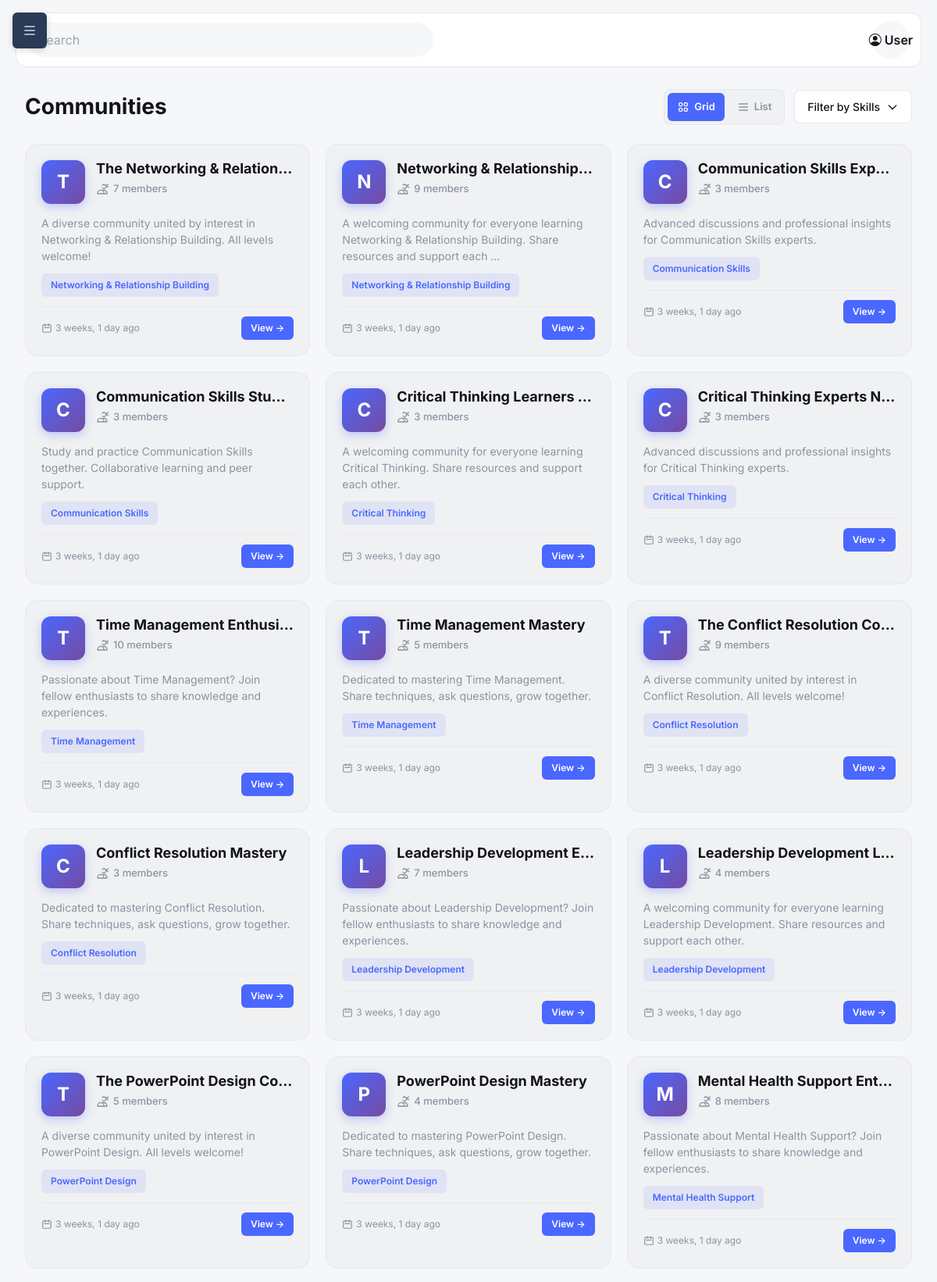
The page /communities/ (upper part) on the database its author committed.
### communities/models.py (models this page shows, shortened)
class Community(models.Model):
    name = models.CharField(max_length=140)
    skill = models.ForeignKey(Skill, on_delete=models.CASCADE)
    description = models.TextField(blank=True)
    members = models.ManyToManyField(settings.AUTH_USER_MODEL, related_name='communities', blank=True)
    created_at = models.DateTimeField(auto_now_add=True, null=True, blank=True)
    updated_at = models.DateTimeField(auto_now=True, null=True, blank=True)
    creator = models.ForeignKey(settings.AUTH_USER_MODEL, on_delete=models.SET_NULL, null=True, blank=True, related_name='created_communities')
    is_approved = models.BooleanField(default=True)  # For admin approval system
    class Meta:
        verbose_name_plural = 'Communities'
        ordering = ['-created_at']

### skills/models.py (models this page shows, shortened)
class Skill(models.Model):
    name = models.CharField(max_length=120, unique=True)
    description = models.TextField(blank=True)

### communities/views.py (the view)
# urls.py: path('', views.communities_page, name='communities'),
def communities_page(request):
    skill_param = request.GET.get('skill', '')
    filter_type = request.GET.get('filter', 'all')  # 'all' or 'my'
    selected_skills = []
    if skill_param and skill_param != 'all':
        selected_skills = [s.strip() for s in skill_param.split(',') if s.strip()]
    communities = Community.objects.filter(
        is_approved=True
    ).select_related(
        'skill', 'creator'
    ).prefetch_related(
        'members'
    )
    if selected_skills:
        communities = communities.filter(skill__id__in=selected_skills)
    if filter_type == 'my' and request.user.is_authenticated:
        communities = communities.filter(members=request.user)
    communities = communities.order_by('-created_at')
    skills = Skill.objects.all().order_by('name')
    return render(request, 'communities/communities.html', {
        'communities': communities,
        'skills': skills,
        'selected_skills': selected_skills,
        'filter_type': filter_type,
    })

### communities/templates/communities/communities.html (shortened to what this page needs)
{% extends 'base.html' %}
{% block content %}
<div class="communities-header">
    <h2>Communities</h2>
    <div class="header-actions">
        <div class="layout-toggle">
            <button type="button" id="gridBtn" class="layout-btn active">
                Grid
            </button>
            <button type="button" id="listBtn" class="layout-btn">
                <svg fill="none" stroke="currentColor" viewBox="0 0 24 24">
                    <path stroke-linecap="round" stroke-linejoin="round" stroke-width="2" d="M4 6h16M4 12h16M4 18h16"></path>
                </svg>
                List
            </button>
        </div>
        <form method="get" id="filterForm" style="display: flex; gap: 12px; align-items: center;">
            <div class="skill-filter-wrapper">
                <button type="button" id="skillFilterButton" class="skill-filter-button">
                    <span>Filter by Skills</span>
                    <svg fill="none" stroke="currentColor" viewBox="0 0 24 24">
                        <path stroke-linecap="round" stroke-linejoin="round" stroke-width="2" d="M19 9l-7 7-7-7"></path>
                    </svg>
                </button>
            </div>
        </form>
    </div>
</div>
{% if communities %}
    <div id="communitiesContainer" class="communities-grid layout-grid">
        {% for c in communities %}
        <a href="{% url 'communities:community_detail' c.pk %}" class="community-card">
            <div class="community-header">
                <div class="community-avatar">
                    {{ c.name|first|upper }}
                </div>
                <div class="community-info">
                    <h3 class="community-name">{{ c.name }}</h3>
                    <div class="community-members">
                        <svg fill="none" stroke="currentColor" viewBox="0 0 24 24">
                            <path stroke-linecap="round" stroke-linejoin="round" stroke-width="2" d="M12 4.354a4 4 0 110 5.292M15 21H3v-1a6 6 0 0112 0v1zm0 0h6v-1a6 6 0 00-9-5.197m13.5-9a2.5 2.5 0 11-5 0 2.5 2.5 0 015 0z"></path>
                        </svg>
                        <span>{{ c.members.count }} member{{ c.members.count|pluralize }}</span>
                    </div>
                </div>
            </div>
            <div class="community-content">
                <div class="community-main-info">
                    {% if c.description %}
                    <p class="community-description">{{ c.description|truncatewords:15 }}</p>
                    {% else %}
                    <p class="community-description">A community for {{ c.skill.name }} enthusiasts.</p>
                    {% endif %}
                    <span class="community-skill-tag">{{ c.skill.name }}</span>
                </div>
                <div class="community-stats">
                    <div class="community-footer">
                        <div class="community-date">
                            <svg fill="none" stroke="currentColor" viewBox="0 0 24 24">
                                <path stroke-linecap="round" stroke-linejoin="round" stroke-width="2" d="M8 7V3m8 4V3m-9 8h10M5 21h14a2 2 0 002-2V7a2 2 0 00-2-2H5a2 2 0 00-2 2v12a2 2 0 002 2z"></path>
                            </svg>
                            <span>{% if c.created_at %}{{ c.created_at|timesince }} ago{% else %}Recently{% endif %}</span>
                        </div>
                        {% if user in c.members.all %}
                            <span class="badge-joined">✓ Joined</span>
                        {% else %}
                            <span class="badge-view">View →</span>
                        {% endif %}
                    </div>
                </div>
            </div>
        </a>
        {% endfor %}
    </div>
{% endif %}
{% endblock %}

### static/css/main.css (style rules this page uses)
:root { --bg:#f6f7f9;--card:#f0f1f3;--sidebar:#233455;--sidebarText:#e6ecf5;--text:#121417;--muted:#8b93a1;--brand:#4a67ff }
* { box-sizing:border-box }
html,body { margin:0;padding:0;font-family:Inter,system-ui,-apple-system,Segoe UI,Roboto,Arial,sans-serif;color:var(--text);background:var(--bg) }

### templates/base.html (style rules this page uses)
:root { --sidebar-width: 280px; --collision-breakpoint: 1200px; }

### communities/templates/communities/communities.html (style rules this page uses)
.communities-header { display: flex; justify-content: space-between; align-items: center; margin-bottom: 24px; }
.communities-header h2 { font-size: 28px; font-weight: 700; color: var(--text); margin: 0; }
.header-actions { display: flex; gap: 12px; align-items: center; }
.layout-toggle { display: flex; background: var(--card); border-radius: 8px; padding: 4px; border: 1px solid #e6e8ee; gap: 4px; }
.layout-btn { padding: 8px 12px; border-radius: 6px; background: none; border: none; cursor: pointer; transition: all 0.2s; display: flex; align-items: center; gap: 6px; color: var(--muted); font-size: 13px; font-weight: 600; }
.layout-btn.active { background: var(--brand); color: white; }
.layout-btn svg { width: 16px; height: 16px; }
.skill-filter-wrapper { position: relative; }
.skill-filter-button { padding: 10px 16px; border: 1px solid #e6e8ee; border-radius: 8px; background: white; font-size: 14px; color: var(--text); cursor: pointer; outline: none; transition: all 0.2s; display: flex; align-items: center; gap: 8px; font-weight: 500; }
.skill-filter-button svg { width: 16px; height: 16px; transition: transform 0.2s; }
.communities-grid { display: grid; grid-template-columns: repeat(auto-fill, minmax(320px, 1fr)); gap: 20px; }
.layout-grid { display: grid; }
.community-card { background: var(--card); border-radius: 16px; padding: 20px; transition: all 0.3s; text-decoration: none; display: block; border: 1px solid #e6e8ee; }
.community-header { display: flex; gap: 14px; margin-bottom: 14px; align-items: start; }
.community-avatar { width: 56px; height: 56px; border-radius: 12px; background: linear-gradient(135deg, var(--brand) 0%, #764ba2 100%); display: flex; align-items: center; justify-content: center; flex-shrink: 0; font-size: 24px; font-weight: 700; color: white; box-shadow: 0 4px 12px rgba(74, 103, 255, 0.3); }
.community-info { flex: 1; min-width: 0; }
.community-name { font-size: 18px; font-weight: 700; color: var(--text); margin: 0 0 6px 0; white-space: nowrap; overflow: hidden; text-overflow: ellipsis; }
.community-members { display: flex; align-items: center; gap: 6px; color: var(--muted); font-size: 13px; font-weight: 500; }
.community-members svg { width: 16px; height: 16px; }
.community-description { color: var(--muted); font-size: 14px; line-height: 1.5; margin-bottom: 12px; }
.community-skill-tag { display: inline-block; padding: 6px 12px; background: rgba(74, 103, 255, 0.1); color: var(--brand); border-radius: 6px; font-size: 12px; font-weight: 600; margin-bottom: 12px; }
.community-footer { display: flex; justify-content: space-between; align-items: center; padding-top: 12px; border-top: 1px solid #e6e8ee; }
.community-date { display: flex; align-items: center; gap: 4px; color: var(--muted); font-size: 12px; }
.community-date svg { width: 14px; height: 14px; }
.badge-view { padding: 6px 12px; background: var(--brand); color: white; border-radius: 6px; font-size: 12px; font-weight: 600; transition: all 0.2s; }

### rows shown on the page
Community: name|first "T", name "The Networking & Relation…", members.count "7", description "A diverse community united by interest in Networking & Relationship Building. All levels welcome!", skill.name "Networking & Relationship Building", created_at "3 weeks, 1 day", shows "View →"
Community: name|first "N", name "Networking & Relationship…", members.count "9", description "A welcoming community for everyone learning Networking & Relationship Building. Share resources and support each …", skill.name "Networking & Relationship Building", created_at "3 weeks, 1 day", shows "View →"
Community: name|first "C", name "Communication Skills Exp…", members.count "3", description "Advanced discussions and professional insights for Communication Skills experts.", skill.name "Communication Skills", created_at "3 weeks, 1 day", shows "View →"
Community: name|first "C", name "Communication Skills Stu…", members.count "3", description "Study and practice Communication Skills together. Collaborative learning and peer support.", skill.name "Communication Skills", created_at "3 weeks, 1 day", shows "View →"
Community: name|first "C", name "Critical Thinking Learners…", members.count "3", description "A welcoming community for everyone learning Critical Thinking. Share resources and support each other.", skill.name "Critical Thinking", created_at "3 weeks, 1 day", shows "View →"
Community: name|first "C", name "Critical Thinking Experts N…", members.count "3", description "Advanced discussions and professional insights for Critical Thinking experts.", skill.name "Critical Thinking", created_at "3 weeks, 1 day", shows "View →"
Community: name|first "T", name "Time Management Enthusi…", members.count "10", description "Passionate about Time Management? Join fellow enthusiasts to share knowledge and experiences.", skill.name "Time Management", created_at "3 weeks, 1 day", shows "View →"
Community: name|first "T", name "Time Management Mastery", members.count "5", description "Dedicated to mastering Time Management. Share techniques, ask questions, grow together.", skill.name "Time Management", created_at "3 weeks, 1 day", shows "View →"
Community: name|first "T", name "The Conflict Resolution Co…", members.count "9", description "A diverse community united by interest in Conflict Resolution. All levels welcome!", skill.name "Conflict Resolution", created_at "3 weeks, 1 day", shows "View →"
Community: name|first "C", name "Conflict Resolution Mastery", members.count "3", description "Dedicated to mastering Conflict Resolution. Share techniques, ask questions, grow together.", skill.name "Conflict Resolution", created_at "3 weeks, 1 day", shows "View →"
Community: name|first "L", name "Leadership Development E…", members.count "7", description "Passionate about Leadership Development? Join fellow enthusiasts to share knowledge and experiences.", skill.name "Leadership Development", created_at "3 weeks, 1 day", shows "View →"
Community: name|first "L", name "Leadership Development L…", members.count "4", description "A welcoming community for everyone learning Leadership Development. Share resources and support each other.", skill.name "Leadership Development", created_at "3 weeks, 1 day", shows "View →"
Community: name|first "T", name "The PowerPoint Design Co…", members.count "5", description "A diverse community united by interest in PowerPoint Design. All levels welcome!", skill.name "PowerPoint Design", created_at "3 weeks, 1 day", shows "View →"
Community: name|first "P", name "PowerPoint Design Mastery", members.count "4", description "Dedicated to mastering PowerPoint Design. Share techniques, ask questions, grow together.", skill.name "PowerPoint Design", created_at "3 weeks, 1 day", shows "View →"
Community: name|first "M", name "Mental Health Support Ent…", members.count "8", description "Passionate about Mental Health Support? Join fellow enthusiasts to share knowledge and experiences.", skill.name "Mental Health Support", created_at "3 weeks, 1 day", shows "View →"

### other values the page prints
{{ user.username|default:"User" }} "User"
